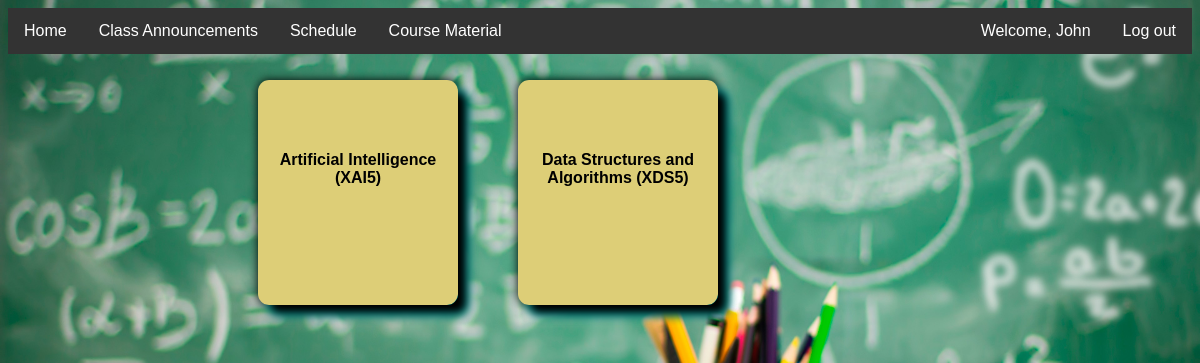
The app's page /home (signed in) with its own data.
### tables this page shows
CREATE TABLE teacher(
    reg_id TEXT primary key,
    name TEXT,
    email TEXT,
    subject TEXT,
    passwd TEXT
);

CREATE TABLE course(
    id TEXT primary key,
    course_name TEXT,
    year TEXT,
    branch TEXT,
    sem TEXT
);

### app.py (the view)
@app.route("/home")
@loggedin
def home():
    if session["uid"][:2] == "su":
        details = db.execute("select * from student where id = :id", id = session["uid"])
        courses = db.execute("select course_name, id from course where branch = :branch and sem = :sem", branch = details[0]["branch"], sem = details[0]["sem"])
        return render_template("student_page.html", sid = session["uid"], id = session["uid"][:2], courses = courses, name = details[0]["name"])
    elif session["uid"][:2] == "te":
        details = db.execute("select * from teacher where reg_id = :id", id = session["uid"])
        subcode = details[0]["subject"].split(',')
        subjects = []
        for code in subcode:
            temp = db.execute("select id, course_name from course where id = :id", id = code)
            print(temp)
            subjects.append(temp[0])
        return render_template("student_page.html", sid = session["uid"], id = session["uid"][:2], courses = subjects, name = details[0]["name"])

### app.py (called while the page is built)
@app.after_request
def after_request(response):
    response.headers["Cache-Control"] = "no-cache, no-store, must-revalidate"
    response.headers["Expires"] = 0
    response.headers["Pragma"] = "no-cache"
    return response

### helper.py (called while the page is built)
def loggedin(f):
    @wraps(f)
    def decorated_function(*args, **kwargs):
        if session.get("uid") is None:
            return redirect("/")
        return f(*args, **kwargs)
    return decorated_function

### templates/student_page.html (shortened to what this page needs)
<!DOCTYPE html>
<html>
<head>
<link rel="stylesheet" type="text/css" href="static/css/student_css.css">
</head>
<body>
  <nav>
    {% if id == "su"  %}
      <ul>
        <li><a class="active" href="/home">Home</a></li>
        <div class="logout_container">
            <li><a href="#about">Welcome, {{name}}</a></li>
            <li><a href="/logout2">Log out</a></li>
        </div>
      </ul>
    {% else %}
        <ul>
          <li><a class="active" href="/home">Home</a></li>
          <li><a href="/cannouncements">Class Announcements</a></li>
          <li><a href="/schedule">Schedule</a></li>
          <li><a href="/cmaterial">Course Material</a></li>
          <div class="logout_container">
              <li><a href="#about">Welcome, {{name}}</a></li>
              <li><a href="/logout2">Log out</a></li>
          </div>
        </ul>
    {% endif %}
  </nav>
<div class="row">
  {% for course in courses %}
    {% if id == "su"  %}
      <div class="column" sub-id = {{course["id"]}} onclick="javascript:document.location.href='/course?id={{course.id}}'" >
        <div style="background-color:#ddce77 ;border-radius: 11px;font-weight: bold;">
        <div class="card">
          <h1 style="font-size: medium;">{{course["course_name"]}}</h1>
          </div>
          </div>
      </div>
    {% else %}
      <div class="column" sub-id = {{course["id"]}} onclick="javascript:document.location.href='/course?id={{course.id}}'">
        <div style="background-color:#ddce77 ;border-radius: 11px;font-weight: bold;">
        <div class="card">
          <h1 style="font-size: medium;">{{course["course_name"]}}</h1>
          </div>
          </div>
      </div>
    {% endif %}
  {% endfor %}
</div>
</body>
</html>

### static/css/student_css.css (style rules this page uses)
* { box-sizing: border-box; }
body { font-family: Arial, Helvetica, sans-serif; background-image: url('../images/thapar2.jpg'); background-repeat: no-repeat; background-size: cover; }
.column { float: left; padding: 26px 30px 30px 30px; }
.row { margin: 0px 70px 0px 220px; text-align: center; }
.row:after { content: ""; display: table; clear: both; }
.card { box-shadow: 10px 10px 10px #000000,10px 10px 10px #00ffff,0px 0px 10px #000000; padding: 60px 5px 0px 5px; text-align: center; height:225px; width:200px; border-radius: 11px; }
ul { list-style-type: none; margin: 0; padding: 0; overflow: hidden; background-color: #333; }
ul .logout_container { float:right; }
li { float: left; }
li a { display: block; color: white; text-align: center; padding: 14px 16px; text-decoration: none; }

### records on screen
teacher: name "John"
course: course_name "Artificial Intelligence (XAI5)"
course: course_name "Data Structures and Algorithms (XDS5)"
